Frame 1 (no input): blank canvas, image omitted
Frame 60 (no input): blank canvas, image omitted
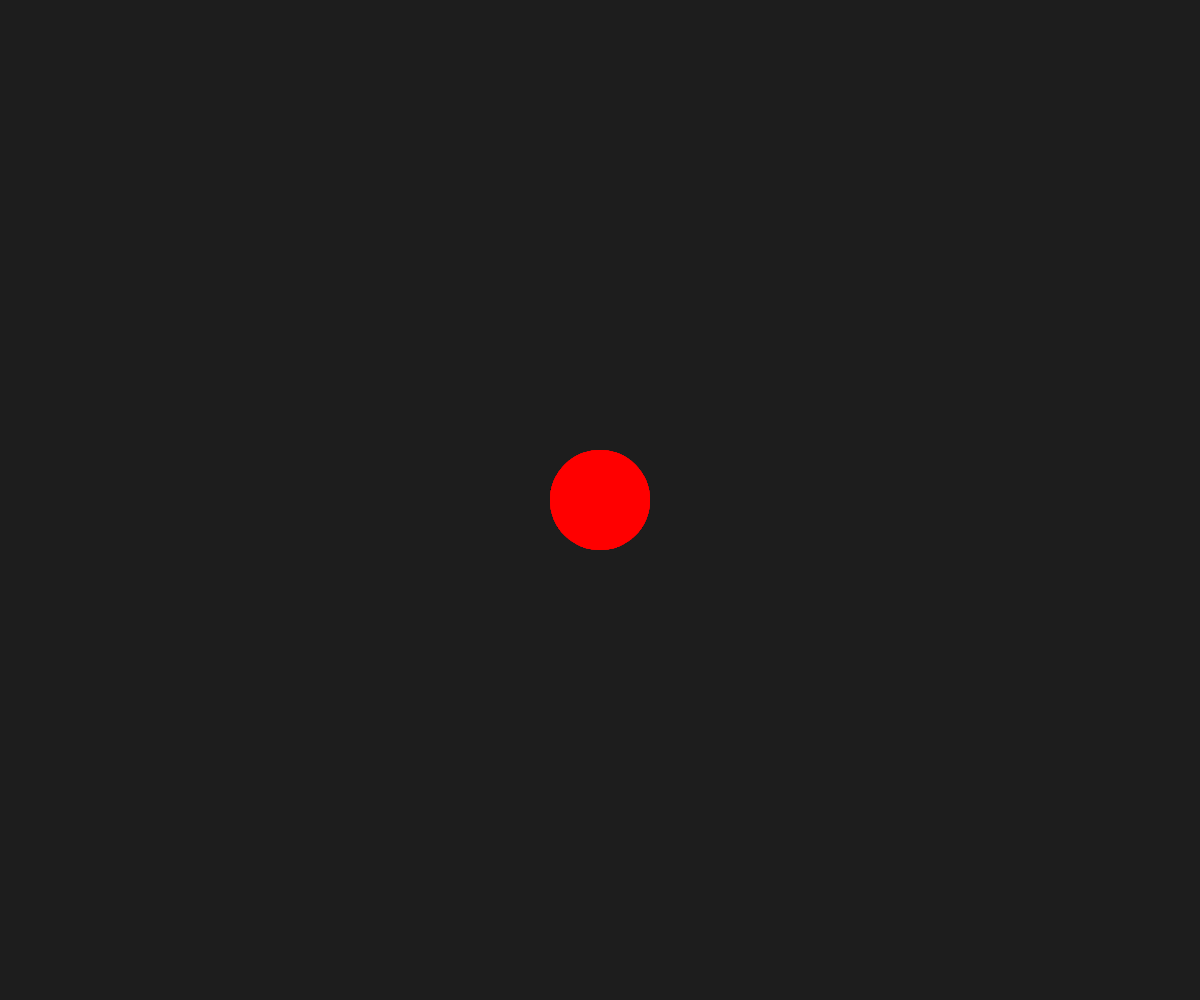
Frame 120 (the mouse pressed at the canvas centre since frame 60)

The p5.js sketch whose frames 1 and 60 were blank and that drew this single picture after the mouse press (run headless with seeded random() and noise() and a simulated clock; from frame 60 on, the mouse is pressed at the canvas centre):

// p5.js sketch
// ── sketch.js
let shapeType = 1

function setup() {
	createCanvas(windowWidth, windowHeight);
	background(255);
	noStroke();
	colorMode(HSB);
}

function draw() {
	background(100, 10, 10, 0.05);
	fill(300+sin(radians(frameCount))*200, 100, 100);
	if (mouseIsPressed){
		customShape(mouseX, mouseY, 100);
	}
}

function customShape(x, y, radius) {
	switch (shapeType) {
		case 1: 
			ellipse(x, y, radius);
			break;
		case 2: 
			rectMode(CENTER);
			rect(x, y, radius, radius);
			break;
		case 3: 
			stroke(300 + sin(radians(frameCount)) * 200, 100, 100);
			strokeWeight(4); 
			line(x - radius / 2, y, x + radius / 2, y);
			noStroke(); 
			break;
		case 4: 
			triangle(x, y-radius/2, x-radius/2, y+radius/2, x+radius/2, y+radius/2);
			break;
	}
}


function keyPressed() {
	 switch (key) {
		case '1':
			shapeType = 1; 
			console.log('test')
			break;
		case '2':
			shapeType = 2; 
			break;
		case '3':
			shapeType = 3; 
			break;
		case '4':
			shapeType = 4; 
			console.log('test 4')
			break;
	}
}

function doubleClicked() {
	clear();
}
